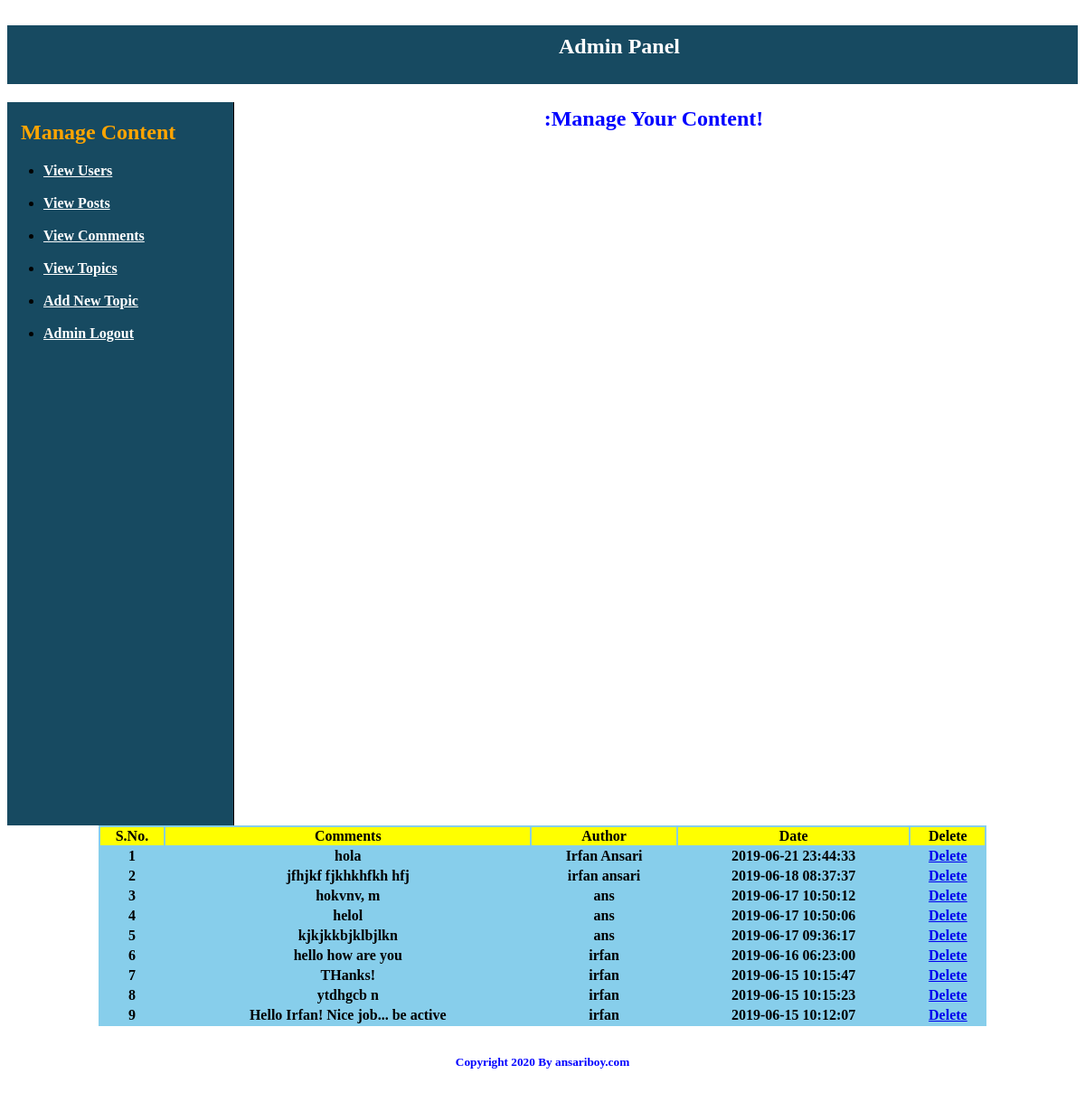
Page /admin/index.php?view_comments (signed in) on the committed database.
### tables this page shows
CREATE TABLE `comments` (
  `com_id` int(11) NOT NULL,
  `post_id` int(11) NOT NULL,
  `user_id` int(11) NOT NULL,
  `comment` varchar(255) NOT NULL,
  `comment_author` text NOT NULL,
  `date` timestamp NOT NULL DEFAULT CURRENT_TIMESTAMP ON UPDATE CURRENT_TIMESTAMP
);

### admin/includes/view_comments.php (the view, shortened to what this page needs)
<html>
<head>
</head>
<body>
<table align="center" width="83%" bgcolor="skyblue">
  <tr style="background:yellow">
     <th>S.No.</th>
	 <th>Comments</th>
	 <th>Author</th>
	 <th>Date</th>
	 <th>Delete</th>
 </tr>
<?php
include("includes/connection.php");
$sel_com = "select * from comments ORDER by 1 DESC";
$run_com = mysqli_query($con,$sel_com);
$i=0;
while($row_com = mysqli_fetch_array($run_com)){
	$com_id    = $row_com['com_id'];
	$com       = $row_com['comment'];
	$date      = $row_com['date'];
	$author    = $row_com['comment_author'];
	$i++;
	?>
<tr align="center">
   <td><?php echo $i; ?></td>
   <td><?php echo $com;?></td>
   <td><?php echo $author;?></td>
   <td><?php echo $date;?></td>
  <td><a href="index.php?view_comments&delete=<?php echo $com_id;?>">Delete</a></td>
</tr>
<?php }   ?>
</table>
</body>
</html>

### admin/index.php (shortened to what this page needs)
<?php
include("../functions/functions.php");
if($_SESSION['admin_email'] == null){
header("location:admin_login.php?msg=You don't have permission to access this page!");
}
else{
?>
<!DOCTYPE html>
<html>
<head>
<link rel="stylesheet" href="admin_style.css" media="all" />
</head>
<body>
   <div class="container">
   <div id="content">
   <div id="head">
 <a href="index.php"><h2>Admin Panel</h2></a>
</div>
      <div id="sidebar">
	  <h2>Manage Content</h2>
       <ul id="menu">
            <li><a href="index.php?view_users"><b>View Users<b></a></li><br>
			<li><a href="index.php?view_posts"><b>View Posts<b></a></li><br>
			<li><a href="index.php?view_comments"><b>View Comments<b></a></li><br>
			<li><a href="index.php?view_topics"><b>View Topics<b></a></li><br>
			<li><a href="index.php?add_topic"><b>Add New Topic<b></a></li><br>
			<li><a href="admin_logout.php"><b>Admin Logout<b></a></li><br>
        </ul>
	</div>
<div id="content">
    <h2 style="color:blue; text-align:center; padding:5px;">
	<?php echo @$_GET['welcome'];?> :Manage Your Content! </h2>
	<?php
	if(isset($_GET['view_comments'])){
	include("includes/view_comments.php");
	  }
	?>
</div>
<div id="foot">
   <h5 style="color:blue; padding:10px; text-align:center;">
   Copyright 2020 By ansariboy.com
   </h5>
 </div>
</div>
</body>
</html>
<?php    }  ?>

### admin/admin_style.css (style rules this page uses)
.container { padding: 0; margin: 0; background: #fff; height: auto; overflow: hidden; }
#sidebar { clear: both; background:#174A61; width:250px; float:left; height:800px; border-right:1px solid black; }
#sidebar h2 { color:orange; margin-left:15px; }
#head { clear: both; background:#174A61; margin:0 auto; padding:0 auto; height:45px; width: 100%; height:65px; }
#head h2 { color:white; margin-left:600px; padding:10px; text-decoration:none; }
#head a { text-decoration:none; }
#menu a { color:white; }

### rows in the picture
comments: comment "hola", comment_author "Irfan Ansari", date "2019-06-21 23:44:33"
comments: comment "jfhjkf fjkhkhfkh hfj", comment_author "irfan ansari", date "2019-06-18 08:37:37"
comments: comment "hokvnv, m", comment_author "ans", date "2019-06-17 10:50:12"
comments: comment "helol", comment_author "ans", date "2019-06-17 10:50:06"
comments: comment "kjkjkkbjklbjlkn", comment_author "ans", date "2019-06-17 09:36:17"
comments: comment "hello how are you", comment_author "irfan", date "2019-06-16 06:23:00"
comments: comment "THanks!", comment_author "irfan", date "2019-06-15 10:15:47"
comments: comment "ytdhgcb n", comment_author "irfan", date "2019-06-15 10:15:23"
comments: comment "Hello Irfan! Nice job... be active", comment_author "irfan", date "2019-06-15 10:12:07"
